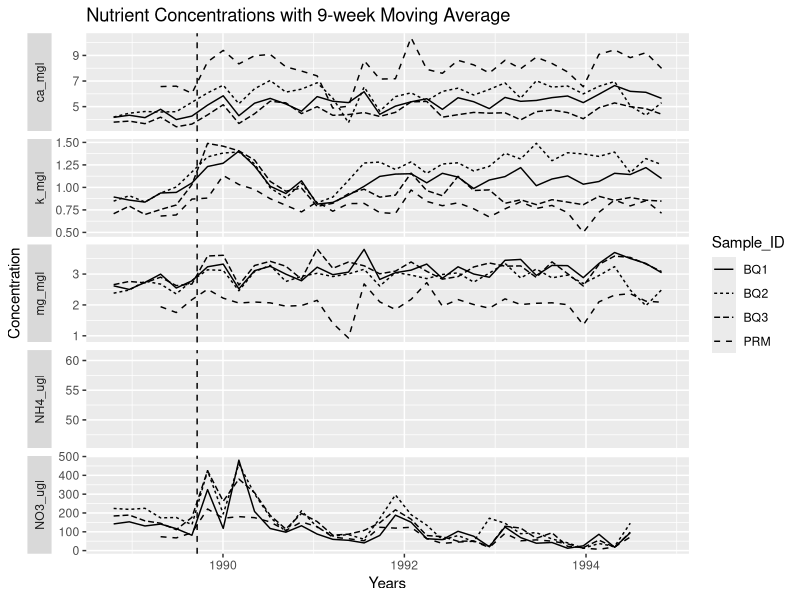

R code for this plot:
## ---- chunk 1
#| warning: false

library(tidyverse)

fig3_long <- read_csv("../output/clean_fig3_long.csv")

## ---- chunk 2
#| echo: false
#| warning: false

# Graphing each watershed's concentrations
fig3_long |>
  ggplot(
    aes(
      x = window_start,
      y = Concentration,
      linetype = Sample_ID
    )
  ) +
  geom_line() +
  # Moving concentration labels to the left of the graph
  theme(
    strip.placement = "outside"
  ) +
  # Graphing a vertical line to represent the date of the hurricane
  geom_vline(
    xintercept = date("1989-09-19"),
    linetype = "dashed"
  ) +
  # Labeling 
  labs(
    title = "Nutrient Concentrations with 9-week Moving Average",
    y = "Concentration",
    x = "Years"
  ) +
  facet_grid(Nutrient ~ ., scales = "free", switch = "y")
